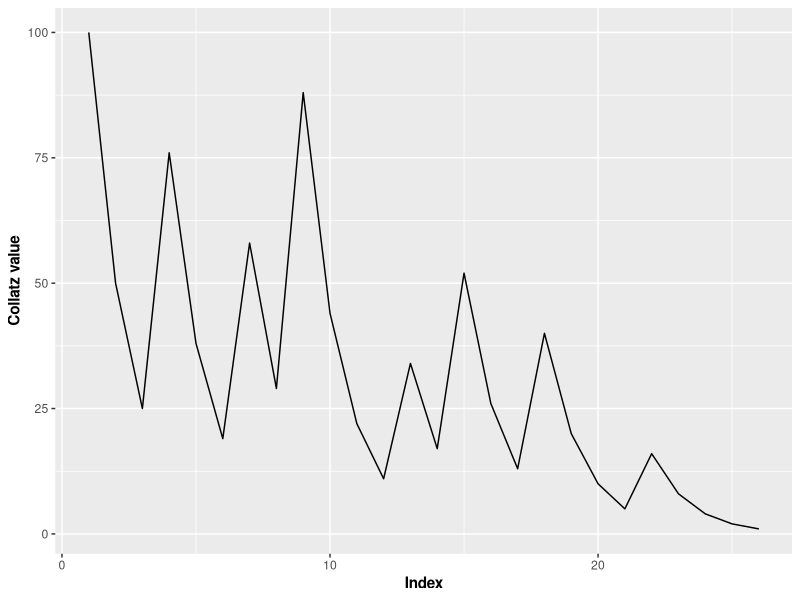
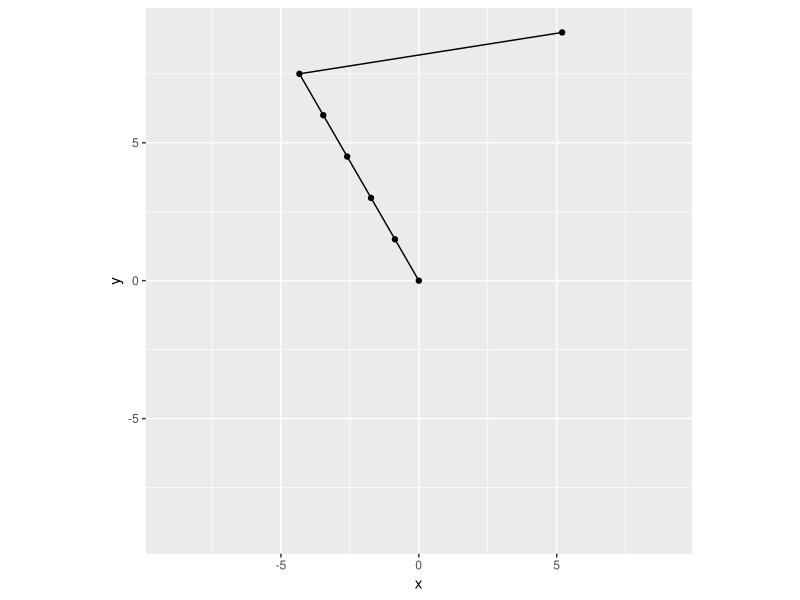

Source code (R) for these figures, in order:
#!/usr/bin/env Rscript

#--------------------------------------------------------------------
# Script Name:   collatz_conjecture.R
# Description:   Collatz conjecture formula
# Author:        Brandon Monier
# Created:       2019-10-28 at 17:18:44
# Last Modified: 2019-10-29 at 12:56:39
#--------------------------------------------------------------------

#--------------------------------------------------------------------
# Detailed Purpose:
#    The main purpose of this Rscript is to show and visualize the
#    Collatz Conjecture:
#    (https://en.wikipedia.org/wiki/Collatz_conjecture)
#--------------------------------------------------------------------

# === Preamble ======================================================

## Load packages ----
library(ggplot2)
library(magrittr)


## Make function ----
collatz <- function(n) {
    if (n %% 2 == 0) {
        n / 2
    } else {
        (3 * n) + 1
    }
}


## Create vector of Collatz sequence ----
collatzSequence <- function(n) {
    c_vect <- n

    while (n != 1) {
        n <- collatz(n)
        c_vect <- c(c_vect, n)
    }
    return(c_vect)
}


n <- 1000
tmp_ls <- vector("list", length = n)
for (i in seq_len(n)) {
    tmp <- collatzSequence(i)
    tmp_ls[[i]]$seq <- tmp
    tmp_ls[[i]]$steps <- length(tmp)
}

tmp_ls[[100]]$seq %>%
    tibble::as_tibble() %>%
    ggplot() +
    aes(x = seq_along(value), y = value) +
    geom_line(stat = "identity") +
    labs(
        x = "Index",
        y = "Collatz value"
    ) +
    theme(
        axis.title = element_text(face = "bold")
    )


rotater <- function(x, y, theta) {
    theta <- (theta * pi / 180)
    return(
        list(
            x = ( x * cos(theta)) + (y * sin(theta)),
            y = (-x * sin(theta)) + (y * cos(theta))
        )
    )
}

x <- 0
y <- 0
n <- collatzSequence(n = 5)
incr <- 1
angle <- 60

tmp_ls <- list(x = x, y = y)
for(i in seq_along(n)) {
    if (n[i] %% 2 == 0) {
        angle <- angle
    } else {
        angle <- -angle
    }
    rot <- rotater(
        x = 0,
        y = i,
        theta = angle
    )
    tmp_ls$x[i + 1] <- rot$x
    tmp_ls$y[i + 1] <- rot$y + i
}

max_all <- max(c(max(tmp_ls$x %>% abs()), max(tmp_ls$y %>% abs())))
tmp_ls %>%
    tibble::as_tibble() %>%
    ggplot() +
    aes(x, y) +
    geom_path() +
    geom_point() +
    xlim(c(-max_all, max_all)) +
    ylim(c(-max_all, max_all)) +
    coord_equal()




